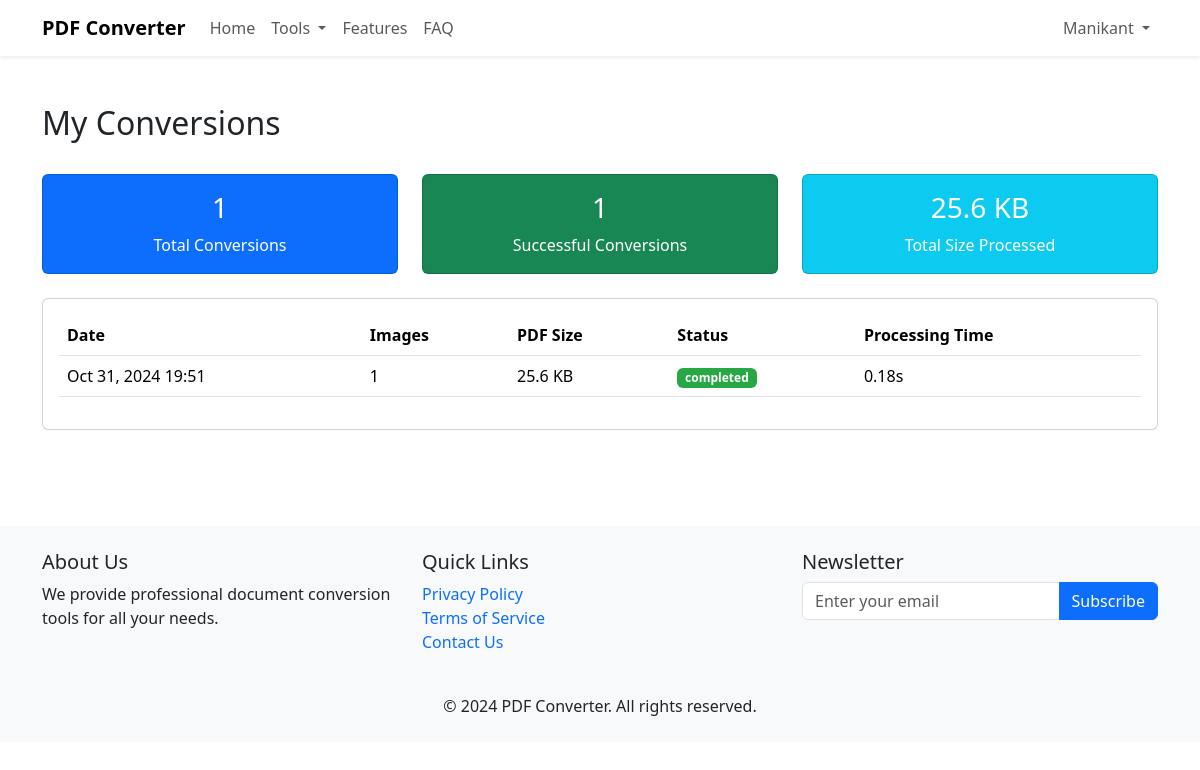
/my_conversions/ (signed in), run on an earlier commit of the app's database.
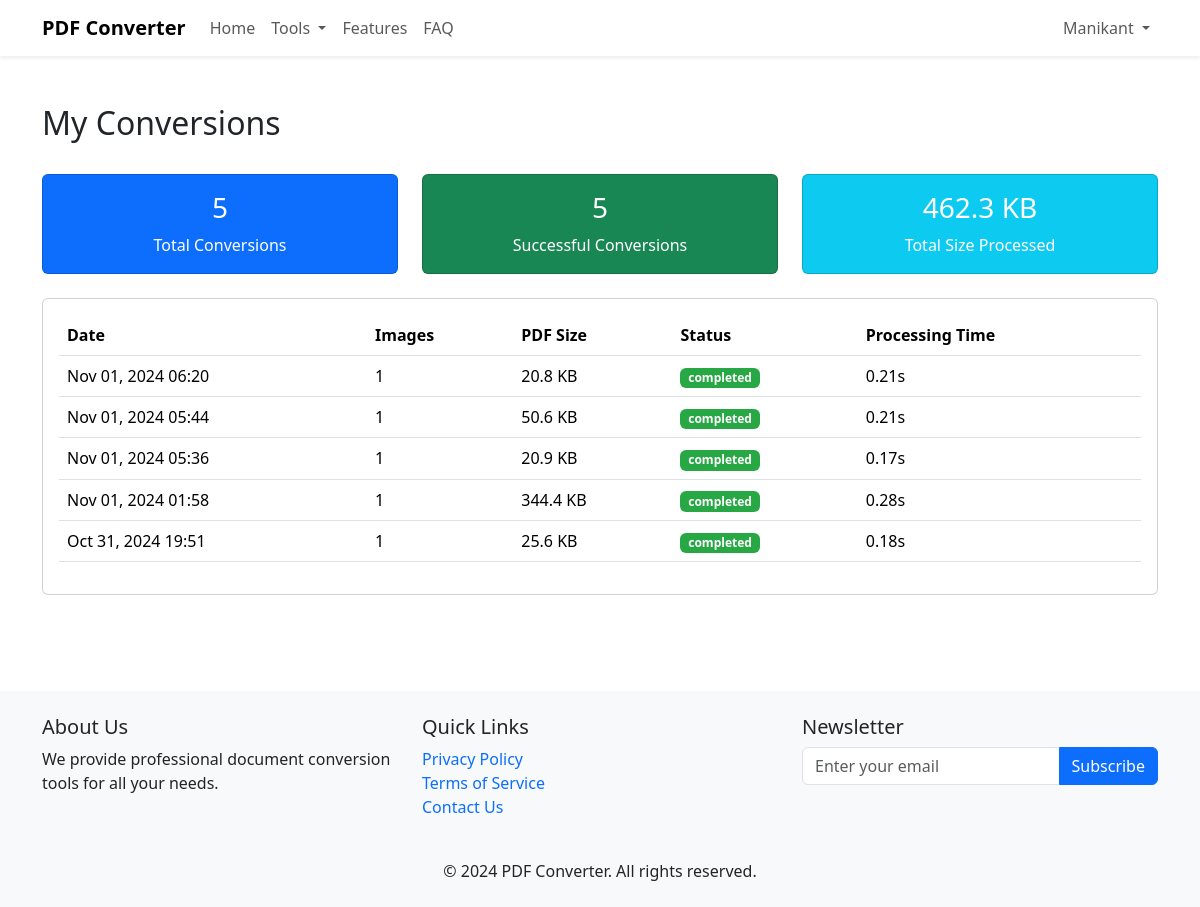
And on a later commit of the database.
### converter/models.py (models this page shows, shortened)
class Conversion(models.Model):
    user = models.ForeignKey(User, on_delete=models.SET_NULL, null=True, blank=True)
    ip_address = models.GenericIPAddressField(null=True, blank=True)
    timestamp = models.DateTimeField(default=timezone.now)
    num_images = models.IntegerField(default=0)
    orientation = models.CharField(max_length=20, default='portrait')
    auto_enhance = models.BooleanField(default=False)
    compression = models.BooleanField(default=True)
    pdf_size = models.IntegerField(default=0)
    status = models.CharField(
        max_length=20,
        choices=[
            ('completed', 'Completed'),
            ('failed', 'Failed'),
            ('processing', 'Processing')
        ],
        default='processing'
    )
    processing_time = models.FloatField(default=0.0)
    error_message = models.TextField(blank=True, null=True)
    class Meta:
        ordering = ['-timestamp']
        verbose_name = 'PDF Conversion'
        verbose_name_plural = 'PDF Conversions'

### converter/views.py (the view)
# urls.py: path('my_conversions/', views.my_conversions, name='my_conversions'),
@login_required
def my_conversions(request):
    conversions = Conversion.objects.filter(user=request.user).order_by('-timestamp')
    stats = {
        'total_conversions': conversions.count(),
        'successful_conversions': conversions.filter(status='completed').count(),
        'total_size': conversions.filter(status='completed').aggregate(total=Sum('pdf_size'))['total'] or 0,
    }
    context = {
        'conversions': conversions,
        'stats': stats,
    }
    return render(request, 'converter/my_conversions.html', context)

### converter/templates/converter/my_conversions.html (shortened to what this page needs)
{% extends "converter/base.html" %}
{% block content %}
<div class="container py-5">
    <div class="row mb-4">
        <div class="col">
            <h2>My Conversions</h2>
        </div>
    </div>
    <div class="row mb-4">
        <div class="col-md-4">
            <div class="card bg-primary text-white">
                <div class="card-body text-center">
                    <h3>{{ stats.total_conversions }}</h3>
                    <p class="mb-0">Total Conversions</p>
                </div>
            </div>
        </div>
        <div class="col-md-4">
            <div class="card bg-success text-white">
                <div class="card-body text-center">
                    <h3>{{ stats.successful_conversions }}</h3>
                    <p class="mb-0">Successful Conversions</p>
                </div>
            </div>
        </div>
        <div class="col-md-4">
            <div class="card bg-info text-white">
                <div class="card-body text-center">
                    <h3>{{ stats.total_size|filesizeformat }}</h3>
                    <p class="mb-0">Total Size Processed</p>
                </div>
            </div>
        </div>
    </div>
    <div class="card">
        <div class="card-body">
            {% if conversions %}
                <div class="table-responsive">
                    <table class="table">
                        <thead>
                            <tr>
                                <th>Date</th>
                                <th>Images</th>
                                <th>PDF Size</th>
                                <th>Status</th>
                                <th>Processing Time</th>
                            </tr>
                        </thead>
                        <tbody>
                            {% for conversion in conversions %}
                                <tr>
                                    <td>{{ conversion.timestamp|date:"M d, Y H:i" }}</td>
                                    <td>{{ conversion.num_images }}</td>
                                    <td>{{ conversion.pdf_size|filesizeformat }}</td>
                                    <td>
                                        <span class="badge badge-{{ conversion.status|lower }}">
                                            {{ conversion.status }}
                                        </span>
                                    </td>
                                    <td>{{ conversion.processing_time|floatformat:2 }}s</td>
                                </tr>
                            {% endfor %}
                        </tbody>
                    </table>
                </div>
            {% else %}
                <div class="text-center py-5">
                    <i class="fas fa-file-pdf fa-3x text-muted mb-3"></i>
                    <p class="text-muted mb-0">No conversions yet</p>
                </div>
            {% endif %}
        </div>
    </div>
</div>
{% endblock %}

### converter/templates/converter/base.html (shortened to what this page needs)
{% load static %}
<!DOCTYPE html>
<html lang="en">
<head>
    <link href="https://cdnjs.cloudflare.com/ajax/libs/bootstrap/5.3.2/css/bootstrap.min.css" rel="stylesheet">
</head>
<body>
    <nav class="navbar navbar-expand-lg bg-white shadow-sm">
        <div class="container">
            <a href="{% url 'converter:index' %}" class="navbar-brand d-flex align-items-center">
                <span class="fw-bold">PDF Converter</span>
            </a>
            <div class="collapse navbar-collapse" id="navbarContent">
                <ul class="navbar-nav me-auto">
                    <li class="nav-item">
                        <a href="{% url 'converter:index' %}" class="nav-link">Home</a>
                    </li>
                    <li class="nav-item dropdown">
                        <a href="#" class="nav-link dropdown-toggle" id="toolsDropdown" data-bs-toggle="dropdown">
                            Tools
                        </a>
                    </li>
                    <li class="nav-item">
                        <a href="#features" class="nav-link">Features</a>
                    </li>
                    <li class="nav-item">
                        <a href="#faq" class="nav-link">FAQ</a>
                    </li>
                </ul>
                <div class="navbar-nav">
                    {% if user.is_authenticated %}
                        <div class="nav-item dropdown">
                            <a href="#" class="nav-link dropdown-toggle" id="userDropdown" data-bs-toggle="dropdown">
                                {{ user.get_short_name|default:user.username }}
                            </a>
                        </div>
                    {% else %}
                        <div class="nav-item d-flex align-items-center">
                            <a href="{% url 'converter:login' %}" class="btn btn-outline-primary me-2">Login</a>
                            <a href="{% url 'converter:signup' %}" class="btn btn-primary">Sign Up</a>
                        </div>
                    {% endif %}
                </div>
            </div>
        </div>
    </nav>
    {% block content %}{% endblock %}
    <footer class="bg-light mt-5">
        <div class="container py-4">
            <div class="row">
                <div class="col-md-4 mb-4 mb-md-0">
                    <h5>About Us</h5>
                    <p>We provide professional document conversion tools for all your needs.</p>
                </div>
                <div class="col-md-4 mb-4 mb-md-0">
                    <h5>Quick Links</h5>
                    <ul class="list-unstyled">
                        <li><a href="#" class="text-decoration-none">Privacy Policy</a></li>
                        <li><a href="#" class="text-decoration-none">Terms of Service</a></li>
                        <li><a href="#" class="text-decoration-none">Contact Us</a></li>
                    </ul>
                </div>
                <div class="col-md-4">
                    <h5>Newsletter</h5>
                    <div class="input-group">
                        <input type="email" class="form-control" placeholder="Enter your email">
                        <button class="btn btn-primary">Subscribe</button>
                    </div>
                </div>
            </div>
            <div class="text-center mt-4">
                <p class="mb-0">© 2024 PDF Converter. All rights reserved.</p>
            </div>
        </div>
    </footer>
</body>
</html>

### converter/templates/converter/my_conversions.html (style rules this page uses)
.badge-completed { background-color: #28a745; color: white; }
.table td { vertical-align: middle; }

What changed in the data, as far as the page shows it:
added Conversion: timestamp "Nov 01, 2024 06:20", num_images "1", pdf_size|filesizeformat "20.8 KB", status "completed", processing_time "0.21"
added Conversion: timestamp "Nov 01, 2024 05:44", num_images "1", pdf_size|filesizeformat "50.6 KB", status "completed", processing_time "0.21"
added Conversion: timestamp "Nov 01, 2024 05:36", num_images "1", pdf_size|filesizeformat "20.9 KB", status "completed", processing_time "0.17"
added Conversion: timestamp "Nov 01, 2024 01:58", num_images "1", pdf_size|filesizeformat "344.4 KB", status "completed", processing_time "0.28"
Also different on the page:
{{ stats.total_conversions }}: "1" → "5"
{{ stats.successful_conversions }}: "1" → "5"
{{ stats.total_size|filesizeformat }}: "25.6 KB" → "462.3 KB"
